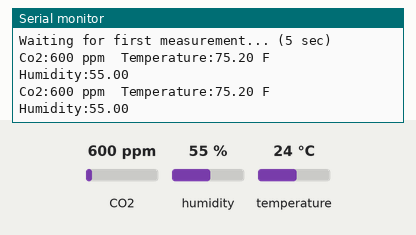
Recording of a sketch running on a simulated Arduino Uno, built with avr-gcc and run on an emulated ATmega328P. On the bench: the last lines printed to the serial monitor. The inputs (shaded band) are chosen by the test bench; at power-on: CO2 600 ppm, humidity 55 %, temperature 24 °C.

Above: at 10.8 s.
10.9 s: CO2 set to 452 ppm
At 16.2 s:
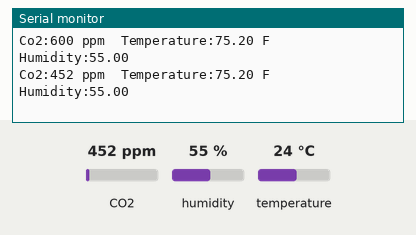
18.4 s: humidity set to 22 %
At 21.3 s:
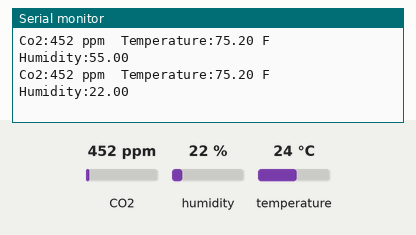
25.9 s: temperature set to 12 °C
At 31.5 s:
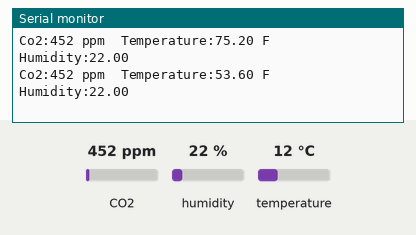

Measured:
- after the input at 10.9 s, the serial monitor: prints a new line after 4.1 s (image 1)
- after the input at 18.4 s, the serial monitor: prints a new line after 1.6 s (image 2)
- after the input at 25.9 s, the serial monitor: prints a new line after 4.1 s (image 3)

The sketch:

co2.ino
```cpp
// (licence header left out)
#include <Arduino.h>
#include <SensirionI2CScd4x.h>
#include <Wire.h>

SensirionI2CScd4x scd4x;

void setup() {

    Serial.begin(115200);
    while (!Serial) {
        delay(100);
    }

    Wire.begin();

    uint16_t error;
    char errorMessage[256];

    scd4x.begin(Wire);
    scd4x.stopPeriodicMeasurement();
    error = scd4x.startPeriodicMeasurement();
    if (error) {
      Serial.print("Error trying to execute startPeriodicMeasurement(): ");
      errorToString(error, errorMessage, 256);
      Serial.println(errorMessage);
    }

    Serial.println("Waiting for first measurement... (5 sec)");
}

void loop() {
    uint16_t error;
    char errorMessage[256];

    delay(5000);

    // Read Measurement
    uint16_t co2;
    float tempc;
    float humidity;
    error = scd4x.readMeasurement(co2, tempc, humidity);
    if (error) {
      Serial.print("Error trying to execute readMeasurement(): ");
      errorToString(error, errorMessage, 256);
      Serial.println(errorMessage);
    } else if (co2 == 0) {
      Serial.println("Invalid sample detected, skipping.");
    } else {
      float tempf = (9.0 / 5) * tempc + 32.0;
      Serial.print("Co2:");
      Serial.print(co2);
      Serial.print(" ppm\t");
      Serial.print("Temperature:");
      Serial.print(tempf);
      Serial.print(" F\t");
      Serial.print("Humidity:");
      Serial.println(humidity);
    }
}
```
